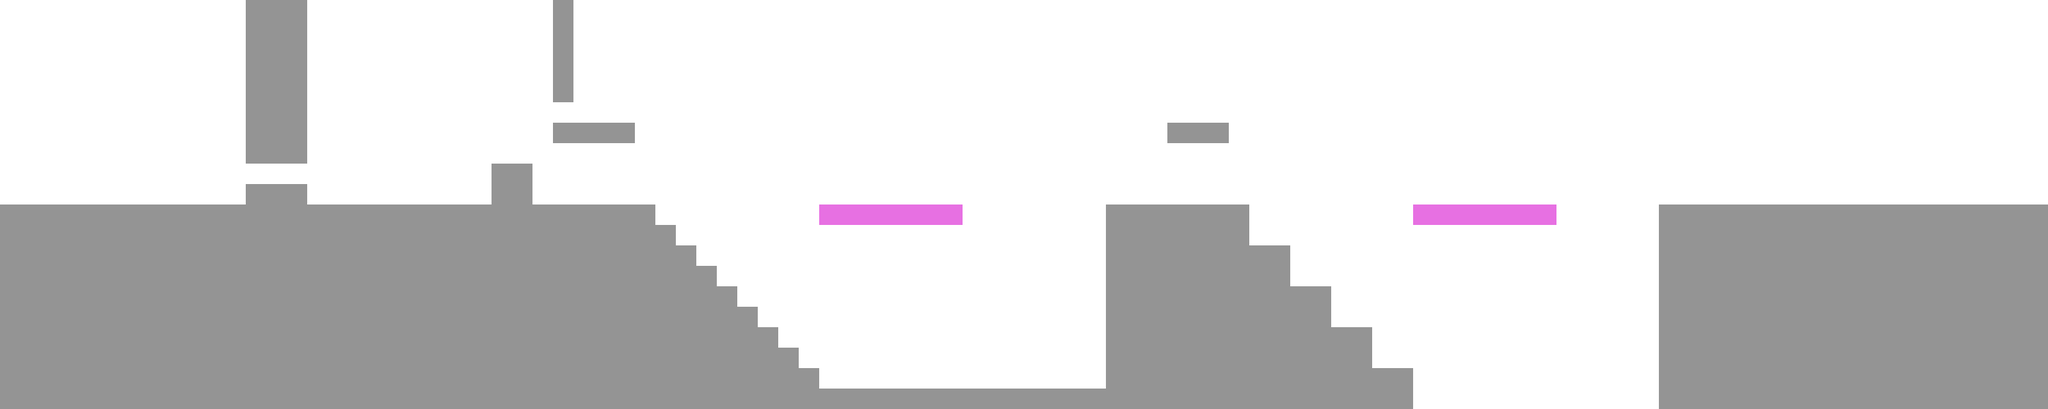

This is a level from a 2D game, rendered from its Tiled map with the project's own tilesets. A one-line summary and the map file follow, with tile-layer data summarised:
An orthogonal 100x20 tile map with 32x32 px tiles, 4 tile layers (backgroundLayer, blockedLayer, moveableLayer1, moveableLayer2) and 18 objects.

<map version="1.2" tiledversion="1.2.3" orientation="orthogonal" renderorder="right-down" width="100" height="20" tilewidth="32" tileheight="32" infinite="0" nextlayerid="8" nextobjectid="24">
 <tileset firstgid="1" name="tileset" tilewidth="32" tileheight="32" tilecount="16" columns="4">
  <image source="tileset.png" width="128" height="128" />
 </tileset>
 <layer id="3" name="backgroundLayer" width="100" height="20">
  <data>[2000 cells, 2000 non-empty, 1 distinct tile ids]</data>
 </layer>
 <layer id="2" name="blockedLayer" width="100" height="20">
  <data>[2000 cells, 721 non-empty, 1 distinct tile ids]</data>
 </layer>
 <objectgroup id="5" name="objectsLayer">
  <object id="2" gid="7" x="928" y="192" width="32" height="32">
   <properties>
    <property name="id" type="int" value="1" />
    <property name="type" value="button" />
   </properties>
  </object>
  <object id="3" gid="7" x="3136" y="288" width="32" height="32">
   <properties>
    <property name="type" value="exit" />
   </properties>
  </object>
  <object id="4" gid="7" x="96" y="128" width="32" height="32">
   <properties>
    <property name="type" value="playerStart" />
   </properties>
  </object>
  <object id="7" gid="7" x="1856" y="192" width="32" height="32">
   <properties>
    <property name="id" type="int" value="2" />
    <property name="type" value="button" />
   </properties>
  </object>
  <object id="8" gid="7" x="2400" y="640" width="32" height="32">
   <properties>
    <property name="type" value="spike" />
   </properties>
  </object>
  <object id="9" gid="7" x="2208" y="640" width="32" height="32">
   <properties>
    <property name="type" value="spike" />
   </properties>
  </object>
  <object id="10" gid="7" x="2240" y="640" width="32" height="32">
   <properties>
    <property name="type" value="spike" />
   </properties>
  </object>
  <object id="11" gid="7" x="2272" y="640" width="32" height="32">
   <properties>
    <property name="type" value="spike" />
   </properties>
  </object>
  <object id="12" gid="7" x="2304" y="640" width="32" height="32">
   <properties>
    <property name="type" value="spike" />
   </properties>
  </object>
  <object id="13" gid="7" x="2336" y="640" width="32" height="32">
   <properties>
    <property name="type" value="spike" />
   </properties>
  </object>
  <object id="14" gid="7" x="2368" y="640" width="32" height="32">
   <properties>
    <property name="type" value="spike" />
   </properties>
  </object>
  <object id="15" gid="7" x="2464" y="640" width="32" height="32">
   <properties>
    <property name="type" value="spike" />
   </properties>
  </object>
  <object id="16" gid="7" x="2432" y="640" width="32" height="32">
   <properties>
    <property name="type" value="spike" />
   </properties>
  </object>
  <object id="17" gid="7" x="2496" y="640" width="32" height="32">
   <properties>
    <property name="type" value="spike" />
   </properties>
  </object>
  <object id="18" gid="7" x="2528" y="640" width="32" height="32">
   <properties>
    <property name="type" value="spike" />
   </properties>
  </object>
  <object id="19" gid="7" x="2560" y="640" width="32" height="32">
   <properties>
    <property name="type" value="spike" />
   </properties>
  </object>
  <object id="22" gid="7" x="2784" y="320" width="32" height="32">
   <properties>
    <property name="id" type="int" value="2" />
    <property name="type" value="button" />
   </properties>
  </object>
  <object id="23" gid="7" x="1728" y="320" width="32" height="32">
   <properties>
    <property name="id" type="int" value="1" />
    <property name="type" value="button" />
   </properties>
  </object>
 </objectgroup>
 <layer id="4" name="moveableLayer1" width="100" height="20">
  <properties>
   <property name="id" type="int" value="1" />
   <property name="type" value="moveableLayer" />
  </properties>
  <data>[2000 cells, 7 non-empty, 1 distinct tile ids]</data>
 </layer>
 <layer id="7" name="moveableLayer2" width="100" height="20">
  <properties>
   <property name="id" type="int" value="2" />
   <property name="type" value="moveableLayer" />
  </properties>
  <data>[2000 cells, 7 non-empty, 1 distinct tile ids]</data>
 </layer>
</map>
